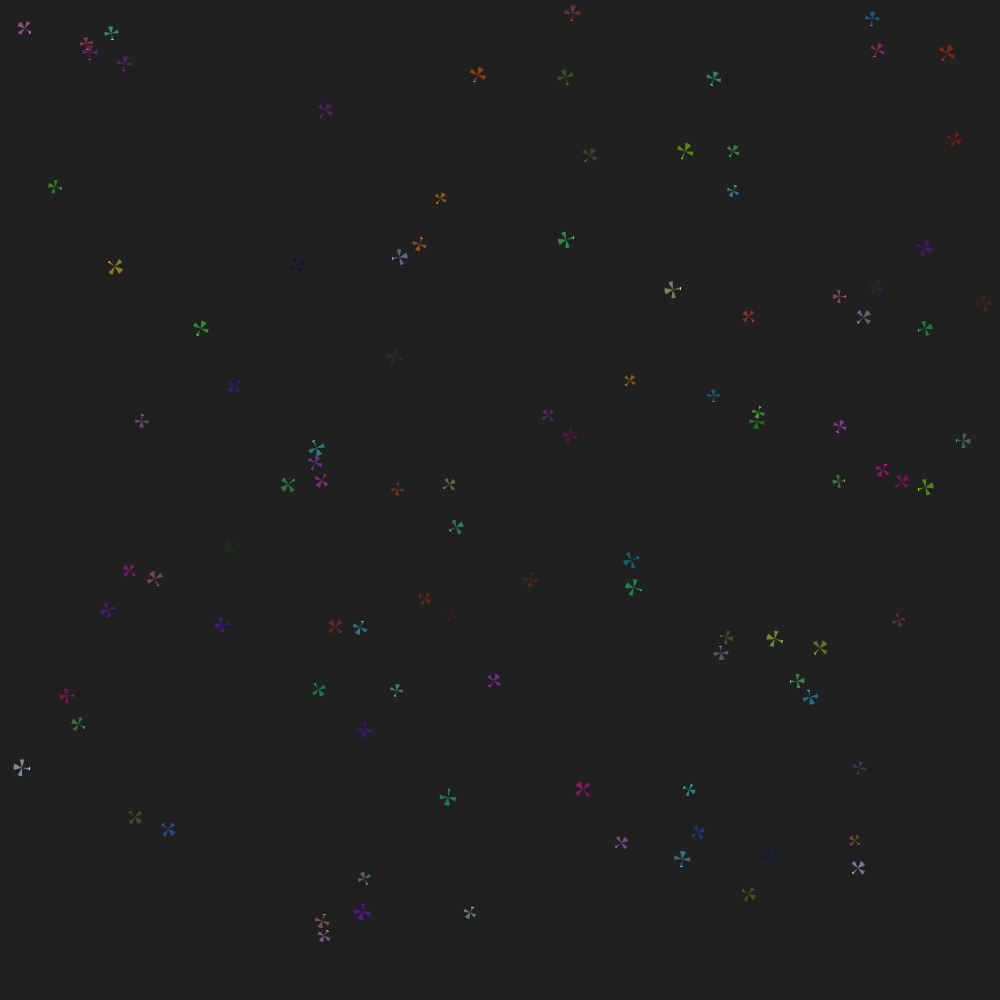
Frame 1 (no input)
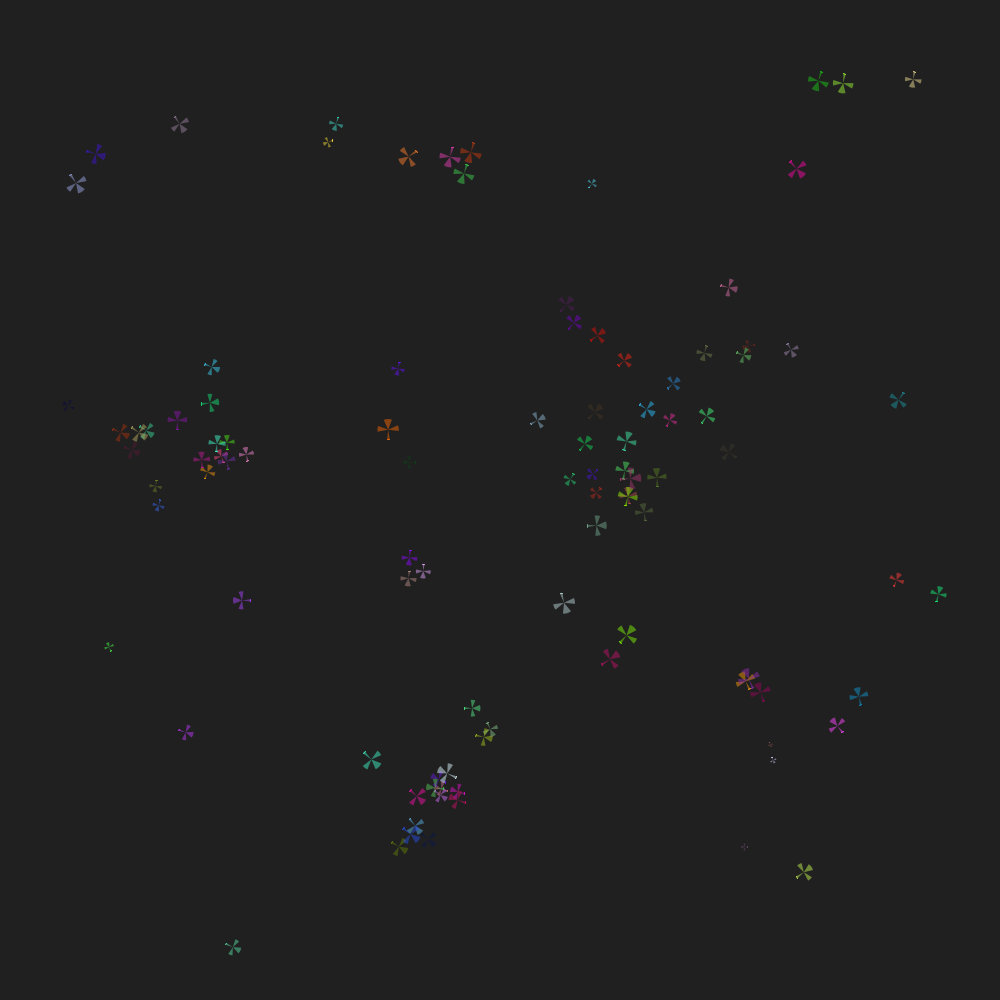
Frame 60 (the mouse pressed at the canvas centre just before this capture)
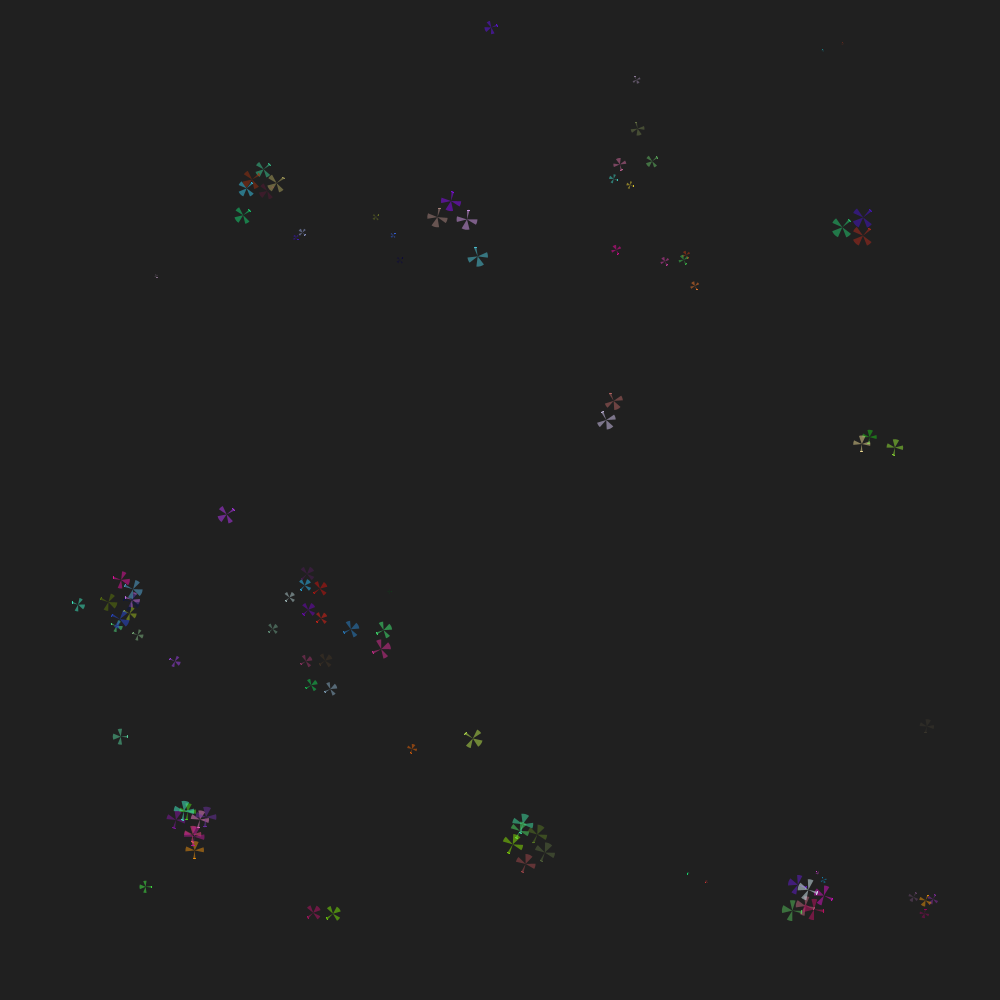
Frame 120 (the mouse held since frame 60 and released just before this capture)

The Processing sketch that drew these frames (run headless with seeded random() and noise(); from frame 60 on, the mouse is pressed at the canvas centre):

// Processing sketch: boids06
// ── boids06.pde
/// stado ptaków (boids 2D)
//-////////////////////////

final int NORD_SOUTH=1000; ///< maksymalna odległość z północy na południe
final int WEST_EAST=1000;  ///< maksymalna odległość z zachodu na wschód
final int MAX_CEIL=200;    ///< maksymalny pułap lotu
final int HM_BIRDS=100;    ///< ile ptaków
final boolean TARGETED=false;  ///< Czy otrzymują swoje cele w ramach inicjalizacji?

final boolean VIEW_TARGETING=true; ///< Show lines for current targets?

// Parametry algorytmu Boids (patrz: https://people.ece.cornell.edu/land/courses/ece4760/labs/s2021/Boids/Boids.html)
final float   protectedRange=min(NORD_SOUTH,WEST_EAST)/50.0; ///< „Zakres, w którym odlatują od innych”
final float   protectedRangeSquared=protectedRange*protectedRange;
final float   visualRange=min(NORD_SOUTH,WEST_EAST)/15.0;   ///< „Zakres, w którym zmierzają do środka masy stada”
final float   visualRangeSquared=visualRange*visualRange;
final float   avoidFactor=0.04;
final float   matchingFactor=0.05;
final float   centeringFactor=0.005;
final float   turnFactor=0.02;
final float   maxSpeed=10;
final float   minSpeed=6;
final float   margin=100;
final float   westMargin=margin;
final float   eastMargin=WEST_EAST-margin;
final float   nordMargin=margin;
final float   southMargin=NORD_SOUTH-margin;
final float   groundMargin=max(protectedRange,MAX_CEIL*0.05);
final float   ceilMargin=MAX_CEIL*0.95;

ArrayList<Bird> birds;     ///< wszystkie nasze ptaki w kontenerze z jezyka JAVA

void initBirds()
{
  birds=new ArrayList(HM_BIRDS);
  for(int i=0;i<HM_BIRDS;i++)
    birds.add(new Bird(NORD_SOUTH,WEST_EAST,MAX_CEIL,TARGETED));
}

/// @note Zakładamy, że ptaki są zawsze prawidłowo posegregowane pod względem wysokości.
void showBirds()
{
   for(int i=0;i<HM_BIRDS;i++)
   {
     Bird current=birds.get(i);
     float ZRatio=current.z/MAX_CEIL;
     current.showBird(2+ZRatio*20); // Parametr - sposób na prezentację wysokości na teraz.
     if(VIEW_TARGETING && current.isTargeted())
     {
       stroke(red(current.co)/2,green(current.co)/2,blue(current.co)/2);
       line(current.x,current.y,current.tx,current.ty);
     }
   }
}

void settings()
{
  size(WEST_EAST,NORD_SOUTH);
}

void setup()
{
  initBirds();
  sortBirds();
  showBirds();
  decisions();
  frameRate(25);
  println("protectedRange:",protectedRange,"visualRange:",visualRange);
}

void draw()
{
  moveBirds();
  sortBirds();
  background(32);
  showBirds();
  decisions();
  fill(255);
  //text(str(frameRate)+" frm/sec",10,height-10);
}

/// @date 2026-01-15 (modified)
// ── bird.pde
/// Klasa reprezentująca ptaka.
class Bird
{
  float x, y, z;     //!< pozycja
  float vx, vy, vz;  //!< wektor prędkości
  float tx, ty, tz;  //!< pozycja aktualnego celu
  color co; //!< potrzebujemy koloru, żeby odróżnić ptaki
  
  Bird(float north_south,float east_west,float down_up,boolean targ) //!< Konstruktor
  {
    co=color(random(256),random(256),random(256));
    if(targ)
    {
      vx=vy=vz=0; 
      tx=random(north_south);
      ty=random(east_west);
      tz=0;
    }
    else
    {
      tx=-north_south;ty=-east_west;tz=0; // To nie jest prawdziwy cel.
      vx=random(north_south/1000)-north_south/2000;
      vy=random(east_west/1000)-east_west/2000;
      vz=0;
    }
    x=random(north_south);
    y=random(east_west);
    z=down_up/2+random(down_up/4);
  }
  
  boolean isTargeted()
  {
    return tx>=0 && ty>=0;
  }
  
  void showBird(float d) //!< wizualizacja pojedynczego ptaka.
  {
    stroke(co);
    fill(red(co),green(co),blue(co),128);
    float angle=atan2(vy,vx); // Wektor prędkości jest bardziej uniwersalnym wskaźnikiem kierunku.
    arc(x,y,d*0.9,d*0.9,angle-QUARTER_PI/6,angle+QUARTER_PI/6);
    noStroke();
    angle+=PI;
    arc(x,y,d,d,angle-QUARTER_PI/2,angle+QUARTER_PI/2);
    angle-=HALF_PI;
    arc(x,y,d,d,angle-QUARTER_PI/5,angle+QUARTER_PI/2);
    angle+=PI;
    arc(x,y,d,d,angle-QUARTER_PI/2,angle+QUARTER_PI/5); 
  }
  
} //end_of_class

/// @date 2026-06-12 (zmodyfikowany)

// ── birdslogic.pde
/// decyzje i działania ptaków.
void decisions()
{
   for(int i=0;i<HM_BIRDS;i++)
   {
     Bird current=birds.get(i);
     if(current.isTargeted())
         thinkAndDoTarget(current);
     else
         thinkAndDoBoids(current,i);
   }
}

int signum(float v)
{
  if(v<0) return -1;
  else if(v>0) return 1;
  else return 0;
}

/// prosta orientacja na cel.
void thinkAndDoTarget(Bird me)
{
  float dx=me.tx-me.x;
  float dy=me.ty-me.y;
  float dz=me.tz-me.z;
  
  // Czy cel został osiągnięty?
  if(sqrt(dx*dx+dy*dy+dz*dz)<=1.0)
  {
    println("Caught! Change a goal, now!");
    me.vx=0;
    me.vy=0;
    me.vz=0;
    if(me.tz<MAX_CEIL/2)
    {
      me.tz=MAX_CEIL-1; // Taka wysokość jest możliwa do osiągnięcia.
    }
    else 
    {
      me.tx=-NORD_SOUTH;me.ty=-WEST_EAST;me.tz=MAX_CEIL+1; // Not the real target.
    }
  }
  else // JESZCZE NIE! Podejdź bliżej! :-)
  {
    me.vx=dx*0.01; if(abs(me.vx)<1) me.vx=signum(dx);
    me.vy=dy*0.01; if(abs(me.vy)<1) me.vy=signum(dy);
    me.vz=dz*0.01; if(abs(me.vz)<0.1) me.vz=signum(dz)*0.1;
    println(me.vx,me.vy,me.vz);
  }
}

/// Implementacja algorytmu boids (teraz 3D)
/// Zobacz: https://people.ece.cornell.edu/land/courses/ece4760/labs/s2021/Boids/Boids.html
void thinkAndDoBoids(Bird boid,int my_index)
{
  // Dla każdego "boidu" - jest jeden poziom wyżej. . .  //for each boid (boid):
  
      // Wyzeruj wszystkie zmienne akumulatorowe.
      float xpos_avg, ypos_avg, zpos_avg, xvel_avg, yvel_avg, zvel_avg, neighboring_boids, close_dx, close_dy, close_dz;
      xpos_avg=ypos_avg=zpos_avg=xvel_avg=yvel_avg=zvel_avg=neighboring_boids=close_dx=close_dy=close_dz = 0.0;
  
      // Dla każdego innego "dziecka" w stadzie . . .
      //for each other boid (otherboid):
      for(int i=0;i<HM_BIRDS;i++)
      if(i!=my_index)
      {
          Bird otherboid=birds.get(i);
          
          // Oblicz różnice we współrzędnych x,y,z
          float dx = boid.x - otherboid.x;
          float dy = boid.y - otherboid.y;
          float dz = boid.z - otherboid.z;
  
          // Czy wszystkie te różnice są mniejsze niż zasięg widzenia?
          if (abs(dx)<visualRange && abs(dy)<visualRange && abs(dz)<visualRange)
          {
              // Jeśli tak, oblicz kwadrat odległości
              float squared_distance = dx*dx + dy*dy + dz*dz;
  
              // Czy kwadratowa odległość jest mniejsza od zakresu chronionego?
              if (squared_distance < protectedRangeSquared)
              {
                  // Jeśli tak, dolicz różnicę współrzędnych x,y,z dla pobliskiego boida
                  close_dx += boid.x - otherboid.x;
                  close_dy += boid.y - otherboid.y;
                  close_dz += boid.z - otherboid.z;
              }
              // Jeśli inny nie znajduje się w zasięgu ochrony, to czy znajduje się w zasięgu wzroku?
              else if (squared_distance < visualRangeSquared)
                   {
                      // Dodaj współrzędne x,y,z i prędkość x,y,z innego boidu do zmiennych akumulatorowych
                      xpos_avg += otherboid.x;
                      ypos_avg += otherboid.y;
                      zpos_avg += otherboid.z;
                      
                      xvel_avg += otherboid.vx;
                      yvel_avg += otherboid.vy;
                      zvel_avg += otherboid.vz;
                      
                      // Zwiększ liczbę boidów w zasięgu wzroku o 1.
                      neighboring_boids ++;
                   }
          }        
      } // koniec dla "if (i!=myIndex)"
      
      // Gdy w zasięgu wzroku znajdowały się jakieś boidy...
      if (neighboring_boids > 0) 
      {
          // Podziel zmienne akumulatora przez liczbę boidów w zasięgu wzroku
          xpos_avg = xpos_avg/neighboring_boids;
          ypos_avg = ypos_avg/neighboring_boids;
          zpos_avg = zpos_avg/neighboring_boids;
          
          xvel_avg = xvel_avg/neighboring_boids;
          yvel_avg = yvel_avg/neighboring_boids;
          zvel_avg = zvel_avg/neighboring_boids;
  
          // Dodaj wkład centrowania i dopasowania do prędkości (z odpowiednimi czynnikami skali)
          boid.vx = (boid.vx + 
                     (xpos_avg - boid.x)*centeringFactor + 
                     (xvel_avg - boid.vx)*matchingFactor);
  
          boid.vy = (boid.vy + 
                     (ypos_avg - boid.y)*centeringFactor + 
                     (yvel_avg - boid.vy)*matchingFactor);
                     
          boid.vz = (boid.vz + 
                     (zpos_avg - boid.z)*centeringFactor + 
                     (zvel_avg - boid.vz)*matchingFactor);           
      }
      
      // Dodaj wkład unikania do prędkości (tez z czynnikiem skali)
      boid.vx = boid.vx + (close_dx*avoidFactor);
      boid.vy = boid.vy + (close_dy*avoidFactor);
      boid.vz = boid.vz + (close_dz*avoidFactor);
  
      // Jeśli boid znajduje się blisko krawędzi, spraw, aby obracał się o współczynnik obrotu, 
      // ale proporcjonalnie do odległości od dozwolonego obszaru
      if(boid.x < westMargin)
          boid.vx = boid.vx + turnFactor*abs(boid.x - westMargin);
      if(boid.x > eastMargin)
          boid.vx = boid.vx - turnFactor*abs(boid.x - eastMargin);
          
      if(boid.y > southMargin)
          boid.vy = boid.vy - turnFactor*abs(boid.y - southMargin);
      if(boid.y < nordMargin)
          boid.vy = boid.vy + turnFactor*abs(boid.y - nordMargin);

      if(boid.z > ceilMargin)
          boid.vz = boid.vz - turnFactor*abs(boid.z - ceilMargin);
      if(boid.z < groundMargin)
          boid.vz = boid.vz + turnFactor*abs(boid.z - groundMargin);
  
      // Oblicz nowa prędkość boidu.
      // (Powolne! Wyszukaj algorytm „alfa max plus beta min”)
      float speed = sqrt(boid.vx*boid.vx + boid.vy*boid.vy + boid.vz*boid.vz); // Funkcja sqrt jest dość "droga"
  
      // Wymuszaj minimalne i maksymalne prędkości
      if (speed < minSpeed)
      {
          boid.vx = (boid.vx/speed)*minSpeed;
          boid.vy = (boid.vy/speed)*minSpeed;
          boid.vz = (boid.vz/speed)*minSpeed;
      }
      
      if (speed > maxSpeed)
      {
          boid.vx = (boid.vx/speed)*maxSpeed;
          boid.vy = (boid.vy/speed)*maxSpeed;
          boid.vz = (boid.vz/speed)*maxSpeed;
      }
      
      // Aktualizacja pozycji boida - jest w worldphysics!
}


/// @date 2026-01-15 (modified)
// ── sorting.pde
// Sztuczka magiczna - sortowanie zaczerpnięte z języka JAVA.
//-//////////////////////////////////////////////////////////

import java.util.*;

void sortBirds() ///< Sortowanie, bo ptaki lecące niżej muszą być narysowane jako pierwsze!
{
  birds.sort(new Comparator<Bird>() {
      public int compare(Bird b1, Bird b2) // Tutaj potrzebujemy czystej składni jez. JAVA.
      {
         if(b1.z<b2.z) return -1;
         else if(b1.z>b2.z) return 1;
         else return 0;
      }
    });
}

/// @date 2026-06-12 (zmodyfikowany)

// ── worldphysics.pde
/// Decyzje i działania ptaków mają konsekwencje fizyczne.
void moveBirds()
{
   for(int i=0;i<HM_BIRDS;i++)
   {
     Bird current=birds.get(i);
     //Przesuwanie...
     current.x+=current.vx;
     current.y+=current.vy;
     current.z+=current.vz;
     
     // Sprawdzanie kolizji do chmur i ziemi.
     if(current.z>=MAX_CEIL)
     {
       current.z=MAX_CEIL;
       current.vz=-1; 
     }
     else 
     if(current.z<=0)
     {
       current.vx=current.vy=current.vz=0;
     } 
   }
}

/// @date 2026-01-15 (modified)
